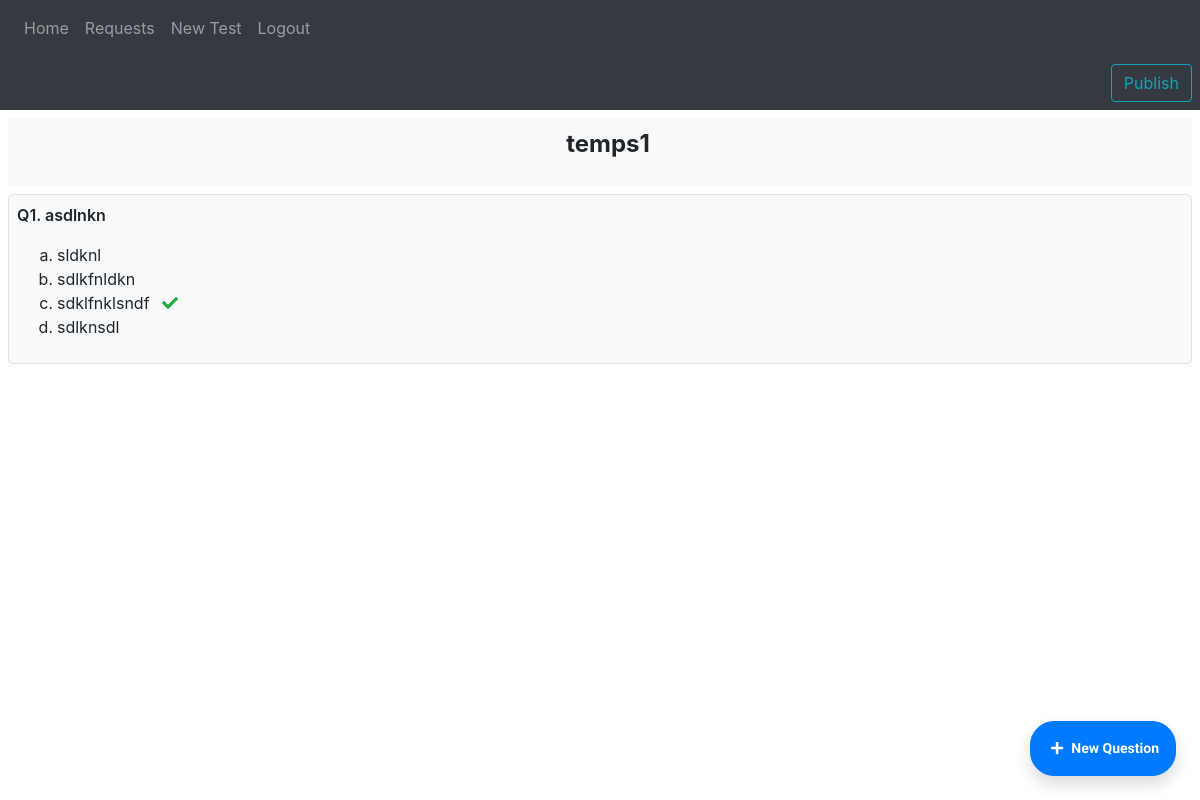
/test/view_test/1, run on an earlier commit of the app's database.
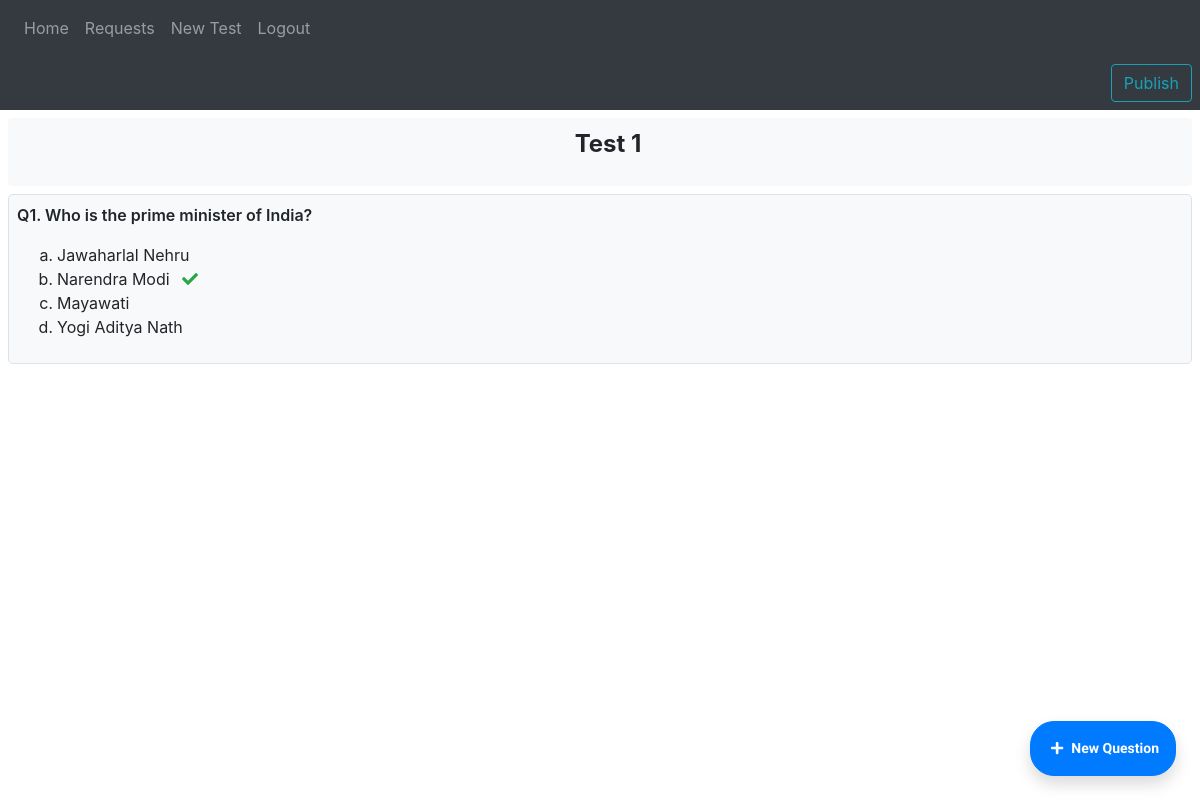
And on a later commit of the database.
### CTest/models.py (models this page shows)
class Test(models.Model):
    teacher_id = models.ForeignKey(Teacher, on_delete=models.CASCADE)
    test_name = models.CharField(max_length = 1024, default="", null= False, blank=False)
    is_published = models.BooleanField(default=False)

class Question(models.Model):
    question_text = models.CharField(max_length = 16563, default="", null=False, blank=False)
    test_id = models.ForeignKey(Test, on_delete=models.CASCADE)

class Answer(models.Model):
    answer_text = models.CharField(max_length = 256, default = "", null = False, blank = False)
    question_id = models.ForeignKey(Question, on_delete=models.CASCADE)
    is_answer_correct = models.BooleanField()

### CTest/views.py (the view)
# urls.py: path('view_test/<int:test_id>', views.view_test, name = "view_test"),
def view_test(request, test_id):
    test = Test.objects.get(id = test_id)
    return render(request, 'CTest/view_test.html', {'test': test})

### templates/CTest/view_test.html (shortened to what this page needs)
{% extends 'base.html' %}
{% block body %}
    {% include 'teachers/nav_teachers.html' %}
    <div class="text-right p-2 bg-dark">
        {% if test.is_published == False %}
            <a href="{% url 'ctest:publish_test' test.id %}" class="btn btn-outline-info">Publish</a>
        {% else %}
            <div class="text-light pr-3 font-montserrat text-uppercase" style="letter-spacing: 0px;">Published</div>
        {% endif %}
    </div>
    <div class="m-2">
        <div class="text-center rounded p-2 pl-4 bg-light">
            <p class="font-weight-bold" style="font-size: 24px;">{{test.test_name}}</p>
        </div>
        {% if test.question_set.all.count == 0 %}
            <div class="text-center">
                <p class="font-weight-bold" style="color: #e2e1e0; font-size: 24px;">No Questions Yet!</p>
            </div>
        {% else %}
            {% for question in test.question_set.all %}
                <div class="rounded-lg p-2 mt-2 mb-2 border bg-light">
                    <div class="font-weight-600">
                        <p><span>Q{{forloop.counter}}.</span> {{question.question_text}}</p>
                    </div>
                    <div>
                        <ol type="a" class="text-left" >
                            {% for answer in question.answer_set.all %}
                                <li>
                                    {{answer.answer_text}}
                                    {% if answer.is_answer_correct == True %}
                                    <span class="text-success ml-2"><i class="fas fa-check"></i></span>
                                    {% endif %}
                                </li>
                            {% endfor %}
                    </div>
                </div>
            {% endfor %}
        {% endif %}
    </div>
    {% if test.is_published == False %}
        <a href="{% url 'ctest:new_question' test_id=test.id %}" class="mr-2 mb-3 mr-md-4 mb-md-4 pl-3 pr-3 pt-2 pb-2 p-md-3 float-bottom btn btn-primary btn-sm shadow font-weight-bold font-montserrat rounded-sides"><span class="mr-2 ml-1 mr-md-2"><i class="fas fa-plus"></i></span>New Question</a>
    {% endif %}
{% endblock %}

What changed in the data, as far as the page shows it:
no longer on this page (row edited): Question: question_text "asdlnkn"
no longer on this page (row edited): Answer: answer_text "sldknl", shown under "asdlnkn"
no longer on this page (row edited): Answer: answer_text "sdlkfnldkn", shown under "asdlnkn"
no longer on this page (row edited): Answer: answer_text "sdklfnklsndf", is_answer_correct True (drawn), shown under "asdlnkn"
no longer on this page (row edited): Answer: answer_text "sdlknsdl", shown under "asdlnkn"
changed Test: test_name "temps1" → "Test 1"
now on this page (row edited): Question: question_text "Who is the prime minister of India?"
now on this page (row edited): Answer: answer_text "Jawaharlal Nehru", shown under "Who is the prime minister of India?"
now on this page (row edited): Answer: answer_text "Narendra Modi", is_answer_correct True (drawn), shown under "Who is the prime minister of India?"
now on this page (row edited): Answer: answer_text "Mayawati", shown under "Who is the prime minister of India?"
now on this page (row edited): Answer: answer_text "Yogi Aditya Nath", shown under "Who is the prime minister of India?"
